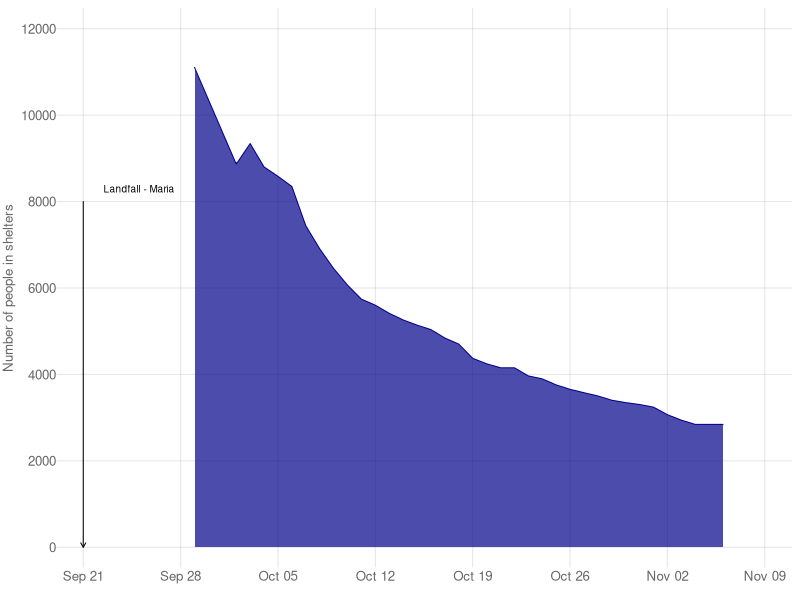
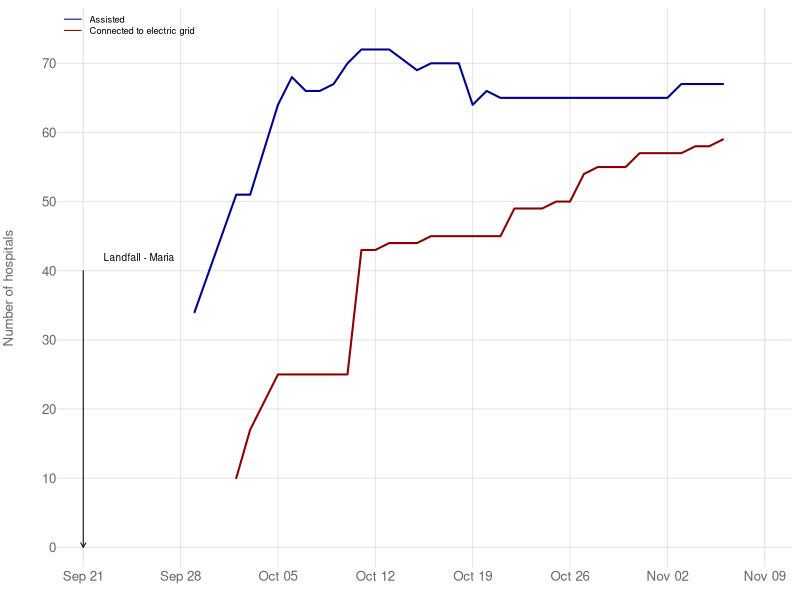
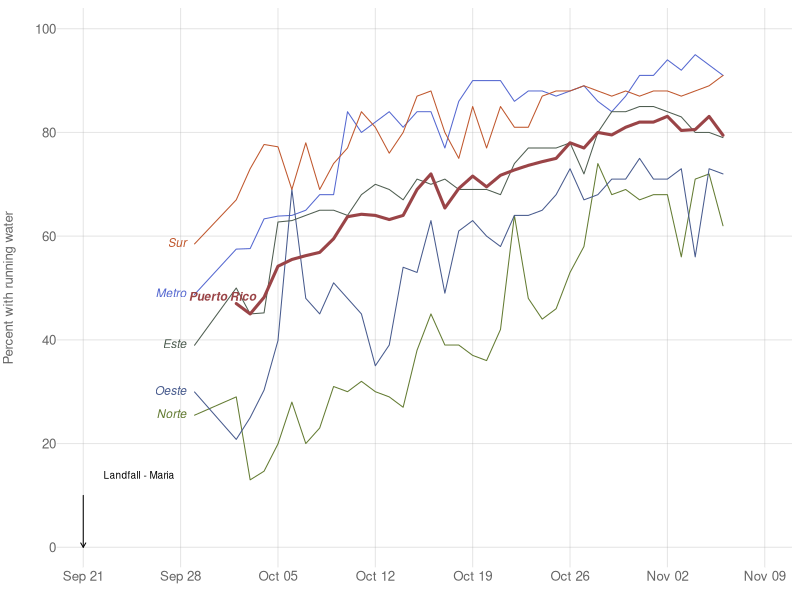
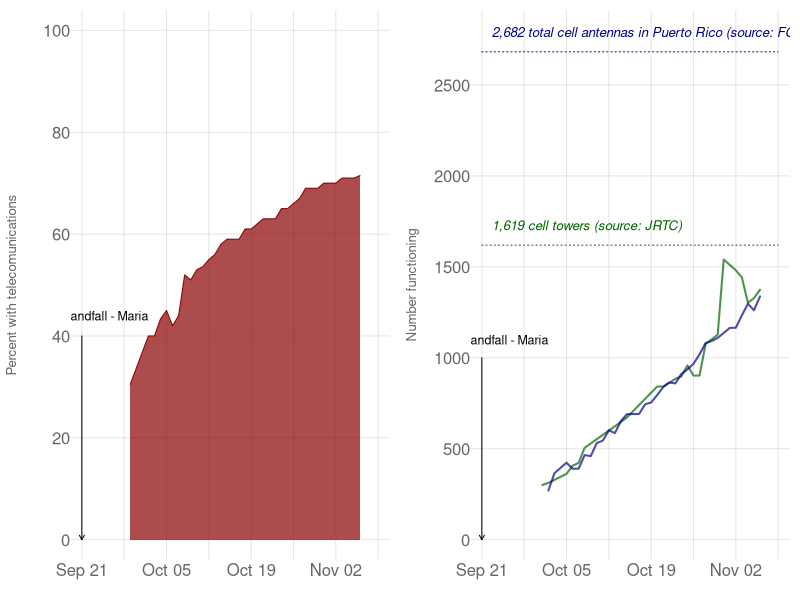

The R source for these figures, in order:
library(data.table)
library(dplyr)
library(lubridate)
library(stringr)

status = fread('data/StatusPR.csv') %>%
  mutate(
    yr = '2017',
    date=ymd(paste(yr, Month, Day, sep='-'))) %>%
  arrange(date)
dim(status)

x.dates = seq(as.Date('2017-09-21'), max(status$date)+5, by='weeks')

### plot function
plot.trend = function(dt, col) {
  polygon(c(dt[[1]][1], dt[[1]], dt[[1]][length(dt[[1]])]),
    c(0, dt[[2]], 0), border=NA, col=adjustcolor(col, 0.7))
  lines(dt[[1]], dt[[2]], col=col)
}

### people in shelters
plot.shelters = function() {
png('figs/In_Shelters.png', 5, 3, units='in', res=360)
par(mar=c(2, 3.5, 0.5, 0.5), cex=0.8)
plot(x.dates, rep(1, length(x.dates)),
  ylim=c(0, 12000),
  type='n', 
  axes=F, xlab='', ylab='')
abline(h=seq(0, 12000, by=2000), col=adjustcolor('darkgrey', 0.3))
abline(v=x.dates, col=adjustcolor('darkgrey', 0.3))
plot.trend(filter(status, Resource == 'People in shelters') %>%
    select(date, Value), col='darkblue')
arrows(ymd('2017-09-21'), 8000, ymd('2017-09-21'), 0, length=0.05)
text(ymd('2017-09-25'), 8300, 'Landfall - Maria', cex=0.75)
axis.Date(1, at=x.dates, format="%b %d", col='white', 
  mgp=c(3, 0, 0), col.axis='grey40', cex=0.8)
axis(2, at=seq(0, 12000, by=2000), las=1, col='white', 
  mgp=c(3, 0, 0), col.axis='grey40', cex=0.8)
mtext('Number of people in shelters', 2, line=2.5, col='grey40', cex=0.8)
dev.off()
}
plot.shelters()

### hospitals with electricity
plot.hosp = function() {
png('figs/Hospitals.png', 5, 3, units='in', res=360)
par(mar=c(2, 3.5, 0.5, 0.5), cex=0.8)
plot(x.dates, rep(1, length(x.dates)),
  ylim=c(0, 75),
  type='n', 
  axes=F, xlab='', ylab='')
abline(h=seq(0, 70, by=10), col=adjustcolor('darkgrey', 0.3))
abline(v=x.dates, col=adjustcolor('darkgrey', 0.3))
lines(filter(status, Resource == 'Hospitals with electricity') %>%
    select(date, Value), col='darkred', lwd=2)
lines(filter(status, Resource == 'Hospitals') %>%
    select(date, Value), col='darkblue', lwd=2)
arrows(ymd('2017-09-21'), 40, ymd('2017-09-21'), 0, length=0.05)
text(ymd('2017-09-25'), 42, 'Landfall - Maria', cex=0.75)
axis.Date(1, at=x.dates, format="%b %d", col='white', 
  mgp=c(3, 0, 0), col.axis='grey40', cex=0.8)
axis(2, at=seq(0, 70, by=10), las=1, col='white', 
  mgp=c(3, 0, 0), col.axis='grey40', cex=0.8)
mtext('Number of hospitals', 2, line=2.5, col='grey40', cex=0.8)
legend('topleft', bty='n',
  legend=c('Assisted', 'Connected to electric grid'),
  lty=c(1, 1), col=c('darkblue', 'darkred'), cex=0.7)
dev.off()
}
plot.hosp()

### Water
agua.m = summary(lm(Value ~ date, data=filter(status, 
  Resource == 'Water', Location == 'Puerto Rico')))
agua.m$coefficients['date', 'Estimate'] - 
  qnorm(0.975) * agua.m$coefficients['date', 'Std. Error']
agua.m$coefficients['date', 'Estimate'] + 
  qnorm(0.975) * agua.m$coefficients['date', 'Std. Error']
water.colors = c("#5467d0", "#637b32", "#475a8d", "#bf562c", "#4e5d50", "#9a4447")
water.alpha = c(rep(1, 0.7), 1)
water.lwd = c(rep(1, 5), 3)
water.locs = c('Metro', 'Norte', 'Oeste', 'Sur', 'Este', 'Puerto Rico')
plot.water = function() {
png('figs/Water.png', 5, 3, units='in', res=360)
par(mar=c(2, 3.5, 0.5, 0.5), cex=0.8)
plot(x.dates, rep(1, length(x.dates)),
  ylim=c(0, 100),
  type='n', 
  axes=F, xlab='', ylab='')
abline(h=seq(0, 100, by=20), col=adjustcolor('darkgrey', 0.3))
abline(v=x.dates, col=adjustcolor('darkgrey', 0.3))
for (i in 1:6 ) {
  this.water = filter(status, Resource == 'Water', Location == water.locs[i])
  lines(this.water$date, this.water$Value, 
    col=adjustcolor(water.colors[i], water.alpha), lwd=water.lwd[i])
  if (i == 6) {
    text(this.water$date[1]-1, this.water$Value[1]-1,
      labels=water.locs[i], col=water.colors[i], pos=3, cex=0.9, font=4)
  } else {
    text(this.water$date[1], this.water$Value[1],
      labels=water.locs[i], col=water.colors[i], pos=2, cex=0.9, font=3)
  }
}
arrows(ymd('2017-09-21'), 10, ymd('2017-09-21'), 0, length=0.05)
text(ymd('2017-09-25'), 14, 'Landfall - Maria', cex=0.75)
axis.Date(1, at=x.dates, format="%b %d", col='white', 
  mgp=c(3, 0, 0), col.axis='grey40', cex=0.8)
axis(2, at=seq(0, 100, by=20), las=1, col='white', 
  mgp=c(3, 0, 0), col.axis='grey40', cex=0.8)
mtext('Percent with running water', 2, line=2.5, col='grey40', cex=0.8)
dev.off()
}
plot.water()

### Telecommunications
cell.color = c('darkblue', 'darkgreen')
plot.telecom = function() {
png('figs/Telecom.png', 10, 3, units='in', res=360)
par(mar=c(2, 3.5, 0.5, 0.5), cex=0.8, mfrow=c(1, 2))

# overall
plot(x.dates, rep(1, length(x.dates)),
  ylim=c(0, 100),
  type='n', 
  axes=F, xlab='', ylab='')
abline(h=seq(0, 100, by=20), col=adjustcolor('darkgrey', 0.3))
abline(v=x.dates, col=adjustcolor('darkgrey', 0.3))
plot.trend(filter(status, Resource == 'Telecomunications') %>%
    select(date, Value), col='darkred')
arrows(ymd('2017-09-21'), 40, ymd('2017-09-21'), 0, length=0.05)
text(ymd('2017-09-25'), 44, 'Landfall - Maria', cex=0.75)
axis.Date(1, at=x.dates, format="%b %d", col='white', 
  mgp=c(3, 0, 0), col.axis='grey40', cex=0.8)
axis(2, at=seq(0, 100, by=20), las=1, col='white', 
  mgp=c(3, 0, 0), col.axis='grey40', cex=0.8)
mtext('Percent with telecomunications', 2, line=2.5, col='grey40', cex=0.8)

# cell connection
plot(x.dates, rep(1, length(x.dates)),
  ylim=c(0, 2800),
  type='n', 
  axes=F, xlab='', ylab='')
abline(h=seq(0, 2800, by=500), col=adjustcolor('darkgrey', 0.3))
abline(v=x.dates, col=adjustcolor('darkgrey', 0.3))
lines(c(x.dates[1], x.dates[length(x.dates)]), c(2682, 2682), 
  col=cell.color[1], lty=3)
text(x.dates[1], 2682+100, 
  labels='2,682 total cell antennas in Puerto Rico (source: FCC)', 
  col=cell.color[1], cex=0.8, pos=4, font=3)
lines(c(x.dates[1], x.dates[length(x.dates)]), c(1619, 1619), 
  col=cell.color[2], lty=3)
text(x.dates[1], 1619+100, labels='1,619 cell towers (source: JRTC)', 
  col=cell.color[2], cex=0.8, pos=4, font=3)
lines(filter(status, Resource == 'Cell antennas') %>%
    select(date, Value), col=adjustcolor(cell.color[2], 0.7), lwd=2)
lines(filter(status, Resource == 'Cell towers') %>%
    select(date, Value), col=adjustcolor(cell.color[1], 0.7), lwd=2)
arrows(ymd('2017-09-21'), 1000, ymd('2017-09-21'), 0, length=0.05)
text(ymd('2017-09-25'), 1100, 'Landfall - Maria', cex=0.75)
axis.Date(1, at=x.dates, format="%b %d", col='white', 
  mgp=c(3, 0, 0), col.axis='grey40', cex=0.8)
axis(2, at=seq(0, 2800, by=500), las=1, col='white', 
  mgp=c(3, 0, 0), col.axis='grey40', cex=0.8)
mtext('Number functioning', 2, line=2.5, col='grey40', cex=0.8)

dev.off()
}
plot.telecom()
